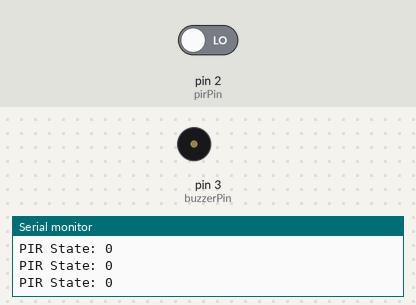
The sketch below on a simulated Arduino Uno, built with avr-gcc and run on an emulated ATmega328P. On the bench: buzzer (waves = sounding, pin HIGH), the last lines printed to the serial monitor. Inputs (shaded band) come from the test bench; at power-on: pin 2 (pirPin) LOW.

Above: at 1.2 s.
1.3 s: pin 2 (pirPin) driven HIGH
At 1.55 s:
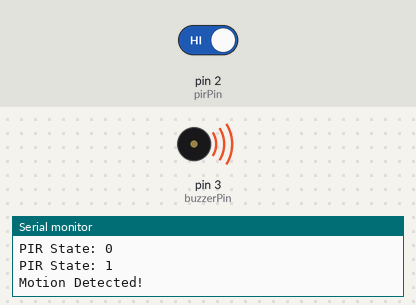
4.3 s: pin 2 (pirPin) driven LOW
At 4.58 s:
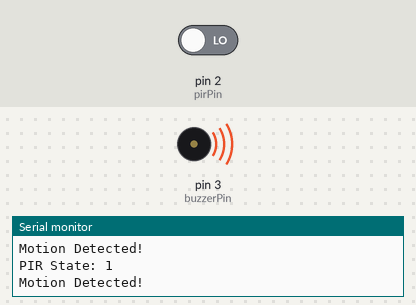
Timing chart, 0 to 7.3 s (numbered marks = the images above; inputs shaded):
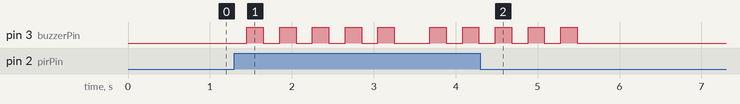

The sketch:

Motion-Activated-Alarm-with-Bluetooth-Notification.ino
```cpp
#include <SoftwareSerial.h>

// Pin assignments
const int pirPin = 2; // PIR sensor output pin
const int buzzerPin = 3; // Buzzer pin

// Custom RX and TX pins for the HC-06 Bluetooth module
SoftwareSerial bluetooth(10, 11); // RX, TX

// Variable to store PIR sensor state
int pirState = LOW; // Start with no motion detected

void setup() {
  // Initialize serial communication for debugging
  Serial.begin(9600);

  // Initialize the Bluetooth communication on the custom pins
  bluetooth.begin(9600);

  // Set pin modes
  pinMode(pirPin, INPUT);
  pinMode(buzzerPin, OUTPUT);

  // Print a startup message
  Serial.println("Motion Alarm System Initialized");
  bluetooth.println("System Ready...");
}

void loop() {
  // Read PIR sensor
  pirState = digitalRead(pirPin);

  // Show PIR sensor state in serial monitor
  Serial.print("PIR State: ");
  Serial.println(pirState);

  // Check if motion is detected
  if (pirState == HIGH) {
    // Send Bluetooth notification
    bluetooth.println("Detected!!! Motion Detected.");
    Serial.println("Motion Detected!");

    // Produce a "beep beep" sound with the buzzer
    for (int i = 0; i < 5; i++) { // Loop for 5 beeps
      digitalWrite(buzzerPin, HIGH); // Turn on the buzzer
      delay(200); // Wait for 200ms
      digitalWrite(buzzerPin, LOW); // Turn off the buzzer
      delay(200); // Wait for 200ms before the next beep
    }
  } else {
    // Ensure the buzzer is off if no motion is detected
    digitalWrite(buzzerPin, LOW);
  }

  // Short delay before the next loop iteration
  delay(200);
}
```

Measured:
- after the input at 1.3 s, pin 3 (buzzerPin): goes 4 × (HIGH 0.20 s, LOW 0.20 s), HIGH 0.20 s, LOW 0.43 s, HIGH 0.20 s, LOW 0.20 s, HIGH 0.20 s, then LOW, starting after 0.15 s
- after the input at 4.3 s, pin 3 (buzzerPin): goes on until 5.5 s, then stays LOW
